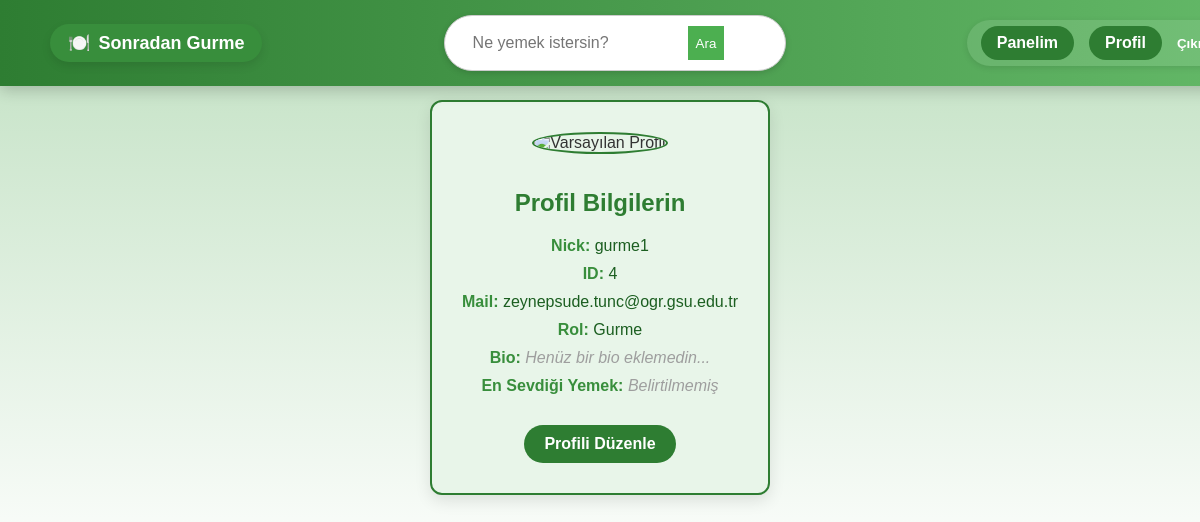
/users/profile/ (signed in), run on an earlier commit of the app's database.
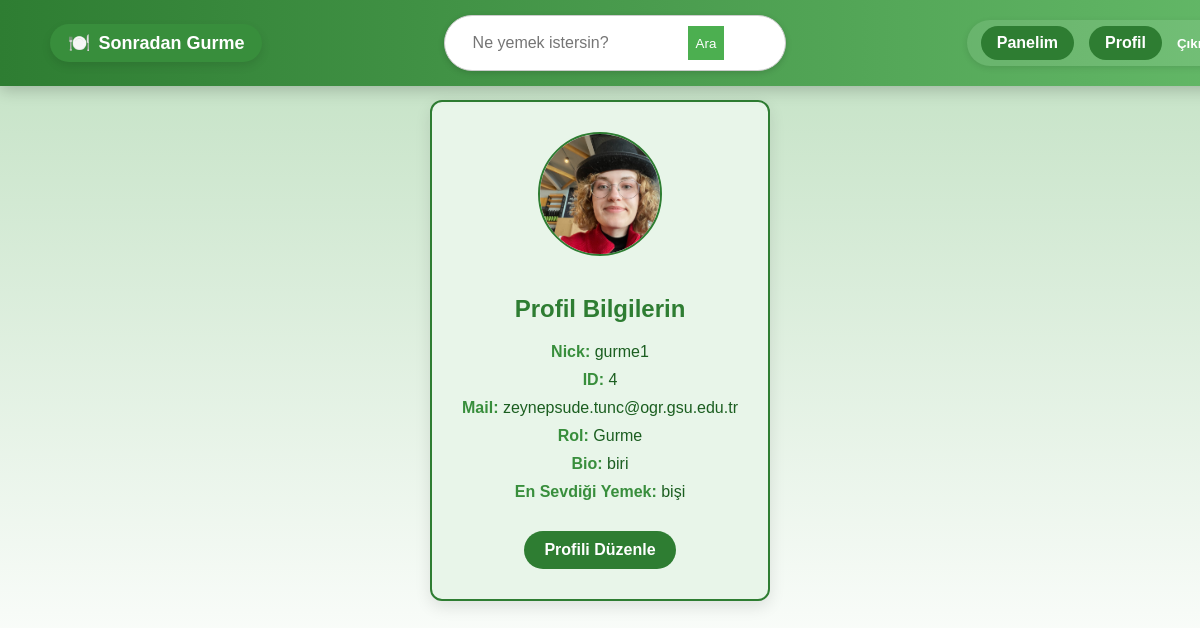
And on a later commit of the database.
### sgapp/models.py (models this page shows, shortened)
class User(AbstractUser):
    ROLE_CHOICES = (
        ('normal', 'Normal Kullanıcı'),
        ('gurme', 'Gurme'),
        ('moderator', 'Moderatör'),
    )
    role = models.CharField(max_length=10, choices=ROLE_CHOICES, default='normal')
    bio = models.TextField(blank=True)
    profile_picture = models.ImageField(upload_to='profiles/', null=True, blank=True)
    favorite_dish = models.CharField(max_length=100, blank=True, null=True)

### users/views.py (the view)
# urls.py: path('profile/', views.profile, name='profile'),
@login_required
def profile(request):
    return render(request, "users/profile.html") # id görmke için ekledik bnu

### templates/users/profile.html (shortened to what this page needs)
{% extends "base.html" %}
{% load static %}
{% block content %}
<div class="profile-box">
    {% if user.profile_picture %}
        <img src="{{ user.profile_picture.url }}" alt="Profil Fotoğrafı" class="profile-pic">
    {% else %}
        <img src="{% static 'images/default_profile.png' %}" alt="Varsayılan Profil" class="profile-pic">
    {% endif %}
    <h2>Profil Bilgilerin</h2>
    <p><strong>Nick:</strong> {{ user.username }}</p>
    <p><strong>ID:</strong> {{ user.id }}</p>
    <p><strong>Mail:</strong> {{ user.email }}</p>
    <p><strong>Rol:</strong>
        {% if user.role == "moderator" %}
            Moderatör
        {% elif user.role == "gurme" %}
            Gurme
        {% else %}
            Normal Kullanıcı
        {% endif %}
    </p>
    <p><strong>Bio:</strong>
        {% if user.bio %}
            {{ user.bio }}
        {% else %}
            <span class="empty-info">Henüz bir bio eklemedin...</span>
        {% endif %}
    </p>
    <p><strong>En Sevdiği Yemek:</strong>
        {% if user.favorite_dish %}
            {{ user.favorite_dish }}
        {% else %}
            <span class="empty-info">Belirtilmemiş</span>
        {% endif %}
    </p>
    <a href="{% url 'update_profile' %}" class="edit-btn">Profili Düzenle</a>
</div>
{% endblock %}

What changed in the data, as far as the page shows it:
changed User "gurme1": profile_picture: picture added; bio (not shown) → "biri"; favorite_dish (not shown) → "bişi"
Also different on the page:
text no longer shown: "Henüz bir bio eklemedin... Belirtilmemiş"
